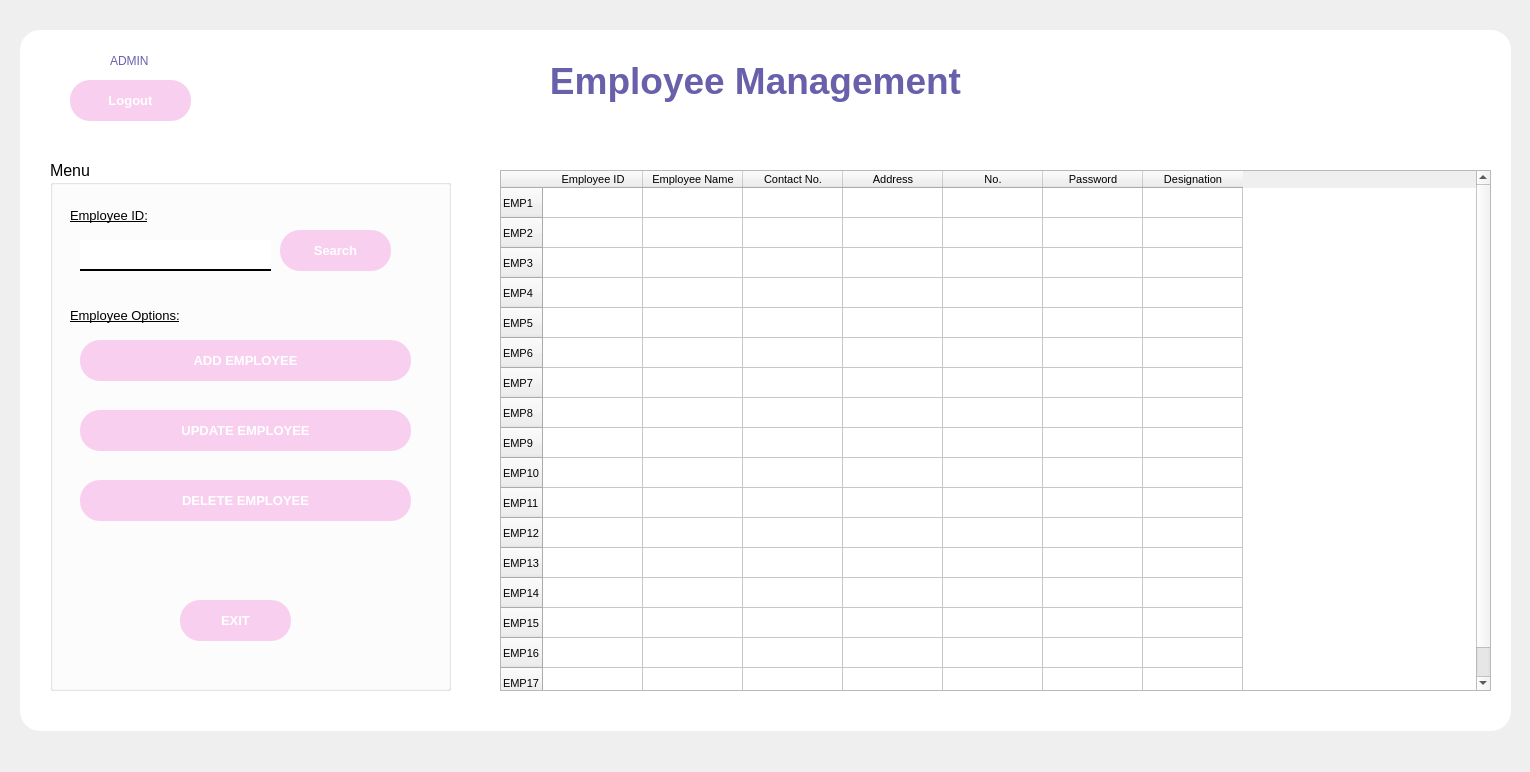
<?xml version="1.0" encoding="UTF-8"?>
<ui version="4.0">
 <class>MainWindow</class>
 <widget class="QMainWindow" name="MainWindow">
  <property name="geometry">
   <rect>
    <x>0</x>
    <y>0</y>
    <width>1530</width>
    <height>772</height>
   </rect>
  </property>
  <property name="windowTitle">
   <string>Employee Management</string>
  </property>
  <property name="windowIcon">
   <iconset>
    <normaloff>C:/Users/Phuong Nhi/Downloads/teddy-bear.png</normaloff>C:/Users/Phuong Nhi/Downloads/teddy-bear.png</iconset>
  </property>
  <property name="styleSheet">
   <string notr="true"/>
  </property>
  <widget class="QWidget" name="centralwidget">
   <widget class="QLabel" name="label">
    <property name="geometry">
     <rect>
      <x>110</x>
      <y>50</y>
      <width>91</width>
      <height>21</height>
     </rect>
    </property>
    <property name="font">
     <font>
      <pointsize>9</pointsize>
     </font>
    </property>
    <property name="styleSheet">
     <string notr="true">color: rgb(104, 96, 171);</string>
    </property>
    <property name="text">
     <string>ADMIN</string>
    </property>
   </widget>
   <widget class="QPushButton" name="pushButtonLogout">
    <property name="geometry">
     <rect>
      <x>70</x>
      <y>80</y>
      <width>121</width>
      <height>41</height>
     </rect>
    </property>
    <property name="font">
     <font>
      <pointsize>10</pointsize>
      <weight>75</weight>
      <bold>true</bold>
     </font>
    </property>
    <property name="styleSheet">
     <string notr="true">QPushButton {
	color: rgb(255, 255, 255);
    border-radius: 20px;
	background-color: rgb(248, 207, 239);
    padding: 10px;
    font-weight: bold;
}

QPushButton:hover {
    background-color: #ff85c0;
}

QPushButton:pressed {
    background-color: #d14789;
}

QPushButton {
    box-shadow: 5px 5px 15px rgba(0, 0, 0, 0.3); /* Bóng đổ */
}
</string>
    </property>
    <property name="text">
     <string>Logout</string>
    </property>
    <property name="icon">
     <iconset>
      <normaloff>../images/log-out.png</normaloff>../images/log-out.png</iconset>
    </property>
   </widget>
   <widget class="QLabel" name="label_2">
    <property name="geometry">
     <rect>
      <x>430</x>
      <y>30</y>
      <width>651</width>
      <height>101</height>
     </rect>
    </property>
    <property name="font">
     <font>
      <family>MS Shell Dlg 2</family>
      <pointsize>28</pointsize>
      <weight>75</weight>
      <bold>true</bold>
     </font>
    </property>
    <property name="styleSheet">
     <string notr="true">color: rgb(104, 96, 171);
font: bold 28pt &quot;MS Shell Dlg 2&quot;;</string>
    </property>
    <property name="text">
     <string>Employee Management</string>
    </property>
    <property name="alignment">
     <set>Qt::AlignCenter</set>
    </property>
   </widget>
   <widget class="QGroupBox" name="groupBoxMenu">
    <property name="geometry">
     <rect>
      <x>50</x>
      <y>160</y>
      <width>401</width>
      <height>531</height>
     </rect>
    </property>
    <property name="font">
     <font>
      <pointsize>12</pointsize>
     </font>
    </property>
    <property name="title">
     <string>Menu</string>
    </property>
    <widget class="QLabel" name="label_3">
     <property name="geometry">
      <rect>
       <x>20</x>
       <y>40</y>
       <width>131</width>
       <height>31</height>
      </rect>
     </property>
     <property name="font">
      <font>
       <pointsize>10</pointsize>
       <underline>true</underline>
      </font>
     </property>
     <property name="styleSheet">
      <string notr="true"/>
     </property>
     <property name="text">
      <string>Employee ID:</string>
     </property>
    </widget>
    <widget class="QPushButton" name="pushButtonSearch">
     <property name="geometry">
      <rect>
       <x>230</x>
       <y>70</y>
       <width>111</width>
       <height>41</height>
      </rect>
     </property>
     <property name="font">
      <font>
       <pointsize>10</pointsize>
       <weight>75</weight>
       <bold>true</bold>
      </font>
     </property>
     <property name="styleSheet">
      <string notr="true">QPushButton {
	color: rgb(255, 255, 255);
    border-radius: 20px;
	background-color: rgb(248, 207, 239);
    padding: 10px;
    font-weight: bold;
}

QPushButton:hover {
    background-color: #ff85c0;
}

QPushButton:pressed {
    background-color: #d14789;
}

QPushButton {
    box-shadow: 5px 5px 15px rgba(0, 0, 0, 0.3); /* Bóng đổ */
}
</string>
     </property>
     <property name="text">
      <string>Search</string>
     </property>
     <property name="icon">
      <iconset>
       <normaloff>C:/Users/Phuong Nhi/Downloads/search (1).png</normaloff>C:/Users/Phuong Nhi/Downloads/search (1).png</iconset>
     </property>
     <property name="iconSize">
      <size>
       <width>25</width>
       <height>25</height>
      </size>
     </property>
    </widget>
    <widget class="QLineEdit" name="lineEditEmployeeID">
     <property name="geometry">
      <rect>
       <x>30</x>
       <y>80</y>
       <width>191</width>
       <height>31</height>
      </rect>
     </property>
     <property name="font">
      <font>
       <pointsize>10</pointsize>
       <italic>false</italic>
      </font>
     </property>
     <property name="styleSheet">
      <string notr="true">border: none;
border-bottom: 2px solid black; /* Điều chỉnh độ dày và màu của viền dưới */
padding: 5px;</string>
     </property>
     <property name="placeholderText">
      <string/>
     </property>
    </widget>
    <widget class="QLabel" name="label_4">
     <property name="geometry">
      <rect>
       <x>20</x>
       <y>140</y>
       <width>281</width>
       <height>31</height>
      </rect>
     </property>
     <property name="font">
      <font>
       <pointsize>10</pointsize>
       <underline>true</underline>
      </font>
     </property>
     <property name="text">
      <string>Employee Options:</string>
     </property>
    </widget>
    <widget class="QPushButton" name="pushButtonAddEmployee">
     <property name="geometry">
      <rect>
       <x>30</x>
       <y>180</y>
       <width>331</width>
       <height>41</height>
      </rect>
     </property>
     <property name="font">
      <font>
       <pointsize>10</pointsize>
       <weight>75</weight>
       <bold>true</bold>
      </font>
     </property>
     <property name="styleSheet">
      <string notr="true">QPushButton {
	color: rgb(255, 255, 255);
    border-radius: 20px;
	background-color: rgb(248, 207, 239);
    padding: 10px;
    font-weight: bold;
}

QPushButton:hover {
    background-color: #ff85c0;
}

QPushButton:pressed {
    background-color: #d14789;
}

QPushButton {
    box-shadow: 5px 5px 15px rgba(0, 0, 0, 0.3); /* Bóng đổ */
}
</string>
     </property>
     <property name="text">
      <string>ADD EMPLOYEE</string>
     </property>
     <property name="icon">
      <iconset>
       <normaloff>C:/Users/Phuong Nhi/Downloads/add (2).png</normaloff>C:/Users/Phuong Nhi/Downloads/add (2).png</iconset>
     </property>
     <property name="iconSize">
      <size>
       <width>25</width>
       <height>30</height>
      </size>
     </property>
    </widget>
    <widget class="QPushButton" name="pushButtonUpdateEmployee">
     <property name="geometry">
      <rect>
       <x>30</x>
       <y>250</y>
       <width>331</width>
       <height>41</height>
      </rect>
     </property>
     <property name="font">
      <font>
       <pointsize>10</pointsize>
       <weight>75</weight>
       <bold>true</bold>
      </font>
     </property>
     <property name="styleSheet">
      <string notr="true">QPushButton {
	color: rgb(255, 255, 255);
    border-radius: 20px;
	background-color: rgb(248, 207, 239);
    padding: 10px;
    font-weight: bold;
}

QPushButton:hover {
    background-color: #ff85c0;
}

QPushButton:pressed {
    background-color: #d14789;
}

QPushButton {
    box-shadow: 5px 5px 15px rgba(0, 0, 0, 0.3); /* Bóng đổ */
}
</string>
     </property>
     <property name="text">
      <string>UPDATE EMPLOYEE</string>
     </property>
     <property name="icon">
      <iconset>
       <normaloff>C:/Users/Phuong Nhi/Downloads/backup-data.png</normaloff>C:/Users/Phuong Nhi/Downloads/backup-data.png</iconset>
     </property>
     <property name="iconSize">
      <size>
       <width>25</width>
       <height>25</height>
      </size>
     </property>
    </widget>
    <widget class="QPushButton" name="pushButtonDeleteEmployee">
     <property name="geometry">
      <rect>
       <x>30</x>
       <y>320</y>
       <width>331</width>
       <height>41</height>
      </rect>
     </property>
     <property name="font">
      <font>
       <pointsize>10</pointsize>
       <weight>75</weight>
       <bold>true</bold>
      </font>
     </property>
     <property name="styleSheet">
      <string notr="true">QPushButton {
	color: rgb(255, 255, 255);
    border-radius: 20px;
	background-color: rgb(248, 207, 239);
    padding: 10px;
    font-weight: bold;
}

QPushButton:hover {
    background-color: #ff85c0;
}

QPushButton:pressed {
    background-color: #d14789;
}

QPushButton {
    box-shadow: 5px 5px 15px rgba(0, 0, 0, 0.3); /* Bóng đổ */
}
</string>
     </property>
     <property name="text">
      <string>DELETE EMPLOYEE</string>
     </property>
     <property name="icon">
      <iconset>
       <normaloff>C:/Users/Phuong Nhi/Downloads/eraser.png</normaloff>C:/Users/Phuong Nhi/Downloads/eraser.png</iconset>
     </property>
     <property name="iconSize">
      <size>
       <width>25</width>
       <height>25</height>
      </size>
     </property>
    </widget>
    <widget class="QPushButton" name="pushButtonExit">
     <property name="geometry">
      <rect>
       <x>130</x>
       <y>440</y>
       <width>111</width>
       <height>41</height>
      </rect>
     </property>
     <property name="font">
      <font>
       <pointsize>10</pointsize>
       <weight>75</weight>
       <bold>true</bold>
      </font>
     </property>
     <property name="styleSheet">
      <string notr="true">QPushButton {
	color: rgb(255, 255, 255);
    border-radius: 20px;
	background-color: rgb(248, 207, 239);
    padding: 10px;
    font-weight: bold;
}

QPushButton:hover {
    background-color: #ff85c0;
}

QPushButton:pressed {
    background-color: #d14789;
}

QPushButton {
    box-shadow: 5px 5px 15px rgba(0, 0, 0, 0.3); /* Bóng đổ */
}
</string>
     </property>
     <property name="text">
      <string>EXIT</string>
     </property>
     <property name="icon">
      <iconset>
       <normaloff>../images/close.png</normaloff>../images/close.png</iconset>
     </property>
     <property name="iconSize">
      <size>
       <width>25</width>
       <height>25</height>
      </size>
     </property>
    </widget>
   </widget>
   <widget class="QTableWidget" name="tableWidgetEmployee">
    <property name="geometry">
     <rect>
      <x>500</x>
      <y>170</y>
      <width>991</width>
      <height>521</height>
     </rect>
    </property>
    <property name="font">
     <font>
      <pointsize>8</pointsize>
     </font>
    </property>
    <row>
     <property name="text">
      <string>EMP1</string>
     </property>
    </row>
    <row>
     <property name="text">
      <string>EMP2</string>
     </property>
    </row>
    <row>
     <property name="text">
      <string>EMP3</string>
     </property>
    </row>
    <row>
     <property name="text">
      <string>EMP4</string>
     </property>
    </row>
    <row>
     <property name="text">
      <string>EMP5</string>
     </property>
    </row>
    <row>
     <property name="text">
      <string>EMP6</string>
     </property>
    </row>
    <row>
     <property name="text">
      <string>EMP7</string>
     </property>
    </row>
    <row>
     <property name="text">
      <string>EMP8</string>
     </property>
    </row>
    <row>
     <property name="text">
      <string>EMP9</string>
     </property>
    </row>
    <row>
     <property name="text">
      <string>EMP10</string>
     </property>
    </row>
    <row>
     <property name="text">
      <string>EMP11</string>
     </property>
    </row>
    <row>
     <property name="text">
      <string>EMP12</string>
     </property>
    </row>
    <row>
     <property name="text">
      <string>EMP13</string>
     </property>
    </row>
    <row>
     <property name="text">
      <string>EMP14</string>
     </property>
    </row>
    <row>
     <property name="text">
      <string>EMP15</string>
     </property>
    </row>
    <row>
     <property name="text">
      <string>EMP16</string>
     </property>
    </row>
    <row>
     <property name="text">
      <string>EMP17</string>
     </property>
    </row>
    <column>
     <property name="text">
      <string>Employee ID</string>
     </property>
    </column>
    <column>
     <property name="text">
      <string>Employee Name</string>
     </property>
    </column>
    <column>
     <property name="text">
      <string>Contact No.</string>
     </property>
    </column>
    <column>
     <property name="text">
      <string>Address</string>
     </property>
    </column>
    <column>
     <property name="text">
      <string>No.</string>
     </property>
    </column>
    <column>
     <property name="text">
      <string>Password</string>
     </property>
    </column>
    <column>
     <property name="text">
      <string>Designation</string>
     </property>
    </column>
    <item row="0" column="1">
     <property name="text">
      <string/>
     </property>
    </item>
   </widget>
   <widget class="QLabel" name="label_5">
    <property name="geometry">
     <rect>
      <x>20</x>
      <y>30</y>
      <width>1491</width>
      <height>701</height>
     </rect>
    </property>
    <property name="styleSheet">
     <string notr="true">border-radius: 20; background: rgb(255, 255, 255)</string>
    </property>
    <property name="text">
     <string/>
    </property>
   </widget>
   <widget class="QLabel" name="label_6">
    <property name="geometry">
     <rect>
      <x>0</x>
      <y>0</y>
      <width>1531</width>
      <height>771</height>
     </rect>
    </property>
    <property name="text">
     <string/>
    </property>
    <property name="pixmap">
     <pixmap>../images/background.jpg</pixmap>
    </property>
    <property name="scaledContents">
     <bool>true</bool>
    </property>
   </widget>
   <widget class="QLabel" name="label_7">
    <property name="geometry">
     <rect>
      <x>80</x>
      <y>50</y>
      <width>21</width>
      <height>21</height>
     </rect>
    </property>
    <property name="text">
     <string/>
    </property>
    <property name="pixmap">
     <pixmap>../images/profile.png</pixmap>
    </property>
    <property name="scaledContents">
     <bool>true</bool>
    </property>
   </widget>
   <widget class="QLabel" name="timelabel">
    <property name="geometry">
     <rect>
      <x>1280</x>
      <y>60</y>
      <width>191</width>
      <height>21</height>
     </rect>
    </property>
    <property name="font">
     <font>
      <pointsize>10</pointsize>
      <italic>true</italic>
     </font>
    </property>
    <property name="text">
     <string/>
    </property>
   </widget>
   <zorder>label_6</zorder>
   <zorder>label_5</zorder>
   <zorder>label</zorder>
   <zorder>pushButtonLogout</zorder>
   <zorder>label_2</zorder>
   <zorder>groupBoxMenu</zorder>
   <zorder>tableWidgetEmployee</zorder>
   <zorder>label_7</zorder>
   <zorder>timelabel</zorder>
  </widget>
 </widget>
 <resources/>
 <connections/>
</ui>
